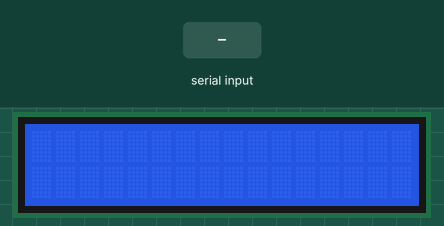
A sketch run on a simulated Arduino Uno, built with avr-gcc and run on an emulated ATmega328P. Parts: 16×2 character LCD. The inputs (shaded band) are chosen by the test bench. What the sketch prints to the serial monitor is not drawn.

Above: at 1.2 s.
1.3 s: "1\n" received over Serial
At 2.5 s:
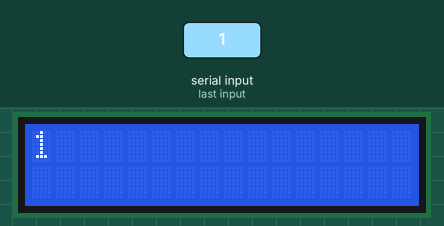
2.8 s: "0\n" received over Serial
At 3.7 s:
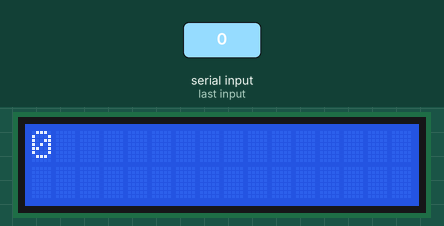
Timing chart, 0 to 5.8 s (numbered marks = the images above; inputs shaded):
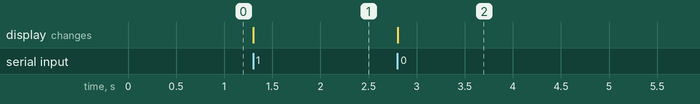

Measured:
- after the input at 1.3 s, the display: changes at once (image 1)
- after the input at 2.8 s, the display: changes at once (image 2)

The sketch:

bonsai-bot-controller-v0.0.1.ino
```cpp
#include <LiquidCrystal.h>

// initialise
LiquidCrystal lcd(8, 9, 4, 5, 6, 7);

//const int ledPin = 11;
String inData = "";
char nstr;
void setup() {
//  pinMode(ledPin, OUTPUT);
  lcd.begin(16, 2);
  Serial.begin(57600);
  Serial.write("READY");
}

void loop() {
while (Serial.available() > 0)
    {
        char recieved = Serial.read();
        if(recieved != '\n'){
          inData += recieved;
        }
        // Process message when new line character is recieved
        if (recieved == '\n')
        {
            Serial.print("Arduino Received: ");
            Serial.print(inData);
            inData.trim();
            lcd.clear();
            lcd.print(inData);
            // You can put some if and else here to process the message juste like that:
            inData = ""; // Clear recieved buffer
        }
    }
}
```
